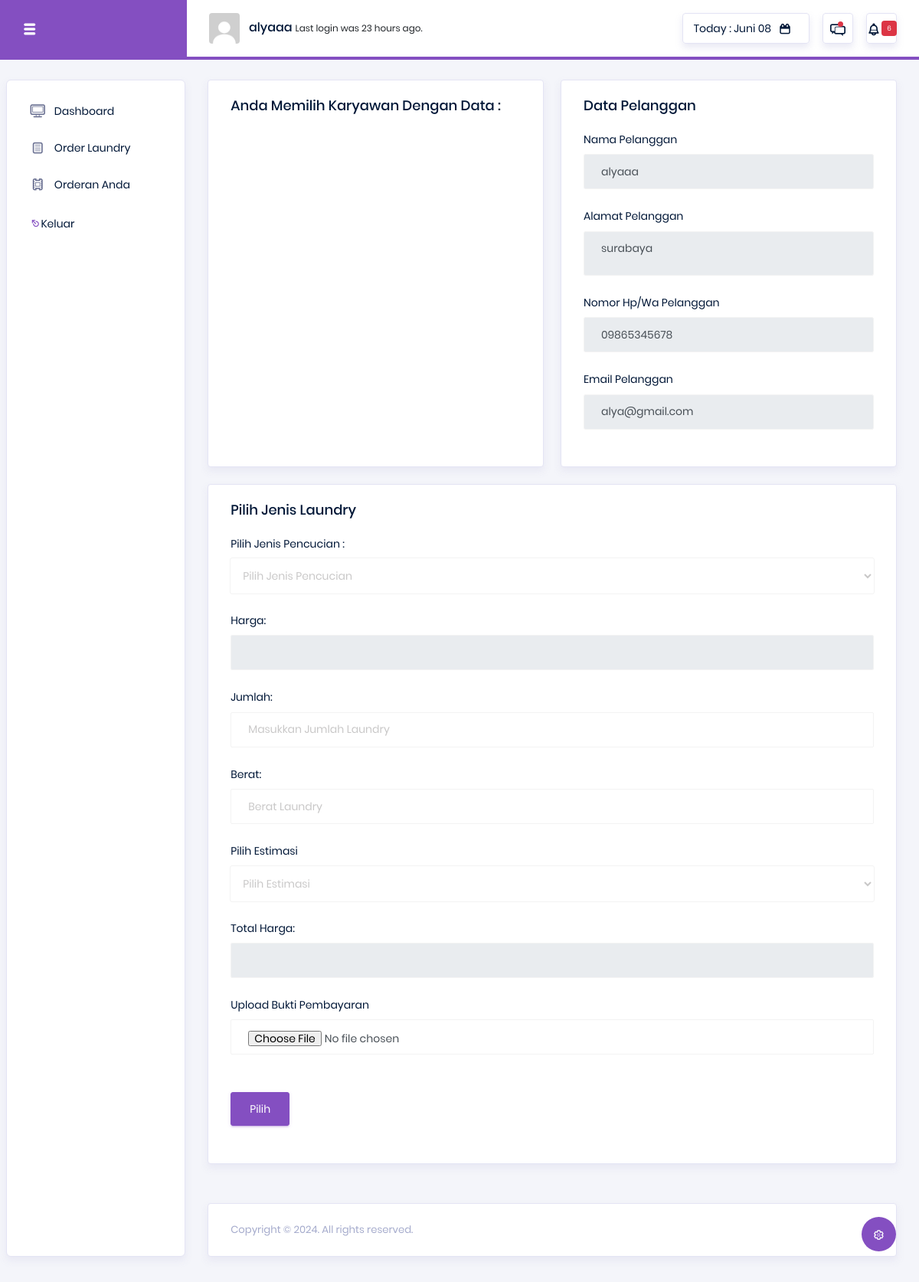
/pelanggan/pilih_kar.php (signed in), run on the app's committed database.
### tables this page shows
CREATE TABLE `tb_pelanggan` (
  `id_pelanggan` int(11) NOT NULL,
  `username_pel` varchar(50) NOT NULL,
  `password_pel` varchar(80) NOT NULL,
  `nama_pelanggan` varchar(50) NOT NULL,
  `alamat` text NOT NULL,
  `nomor_hp` varchar(15) NOT NULL,
  `email` varchar(50) NOT NULL,
  `foto` varchar(100) NOT NULL,
  `last_login` time NOT NULL
);

### pelanggan/notifikasi.php (called while the page is built, shortened)
<?php
include '../koneksi.php';
$idP = $_SESSION['pelanggan'];
$dataP = "SELECT * FROM tb_pelanggan WHERE id_pelanggan='$idP'";
$result = mysqli_query($koneksi, $dataP);
$p = mysqli_fetch_assoc($result);
?>

### pelanggan/pilih_kar.php (the view, shortened to what this page needs)
<?php
include '../koneksi.php';
$idP = $_SESSION['pelanggan'];
$dataP = "SELECT * FROM tb_pelanggan WHERE id_pelanggan='$idP'";
$result = mysqli_query($koneksi, $dataP);
$p = mysqli_fetch_assoc($result);
$query = "SELECT COUNT(*) AS new_notifications FROM tb_order WHERE status_order AND status_notif='belum dilihat' AND pel_id='$idP'";
$notif = mysqli_query($koneksi, $query);
$row = mysqli_fetch_assoc($notif);
$newNotifications = $row['new_notifications'];
?>
<!DOCTYPE html>
<html lang="en">
<head>
  <link rel="stylesheet" href="vendors/typicons/typicons.css">
  <link rel="stylesheet" href="vendors/css/vendor.bundle.base.css">
  <link rel="stylesheet" href="css/vertical-layout-light/style.css">
</head>
<body>
  <div class="container-scroller">
    <nav class="navbar col-lg-12 col-12 p-0 fixed-top d-flex flex-row">
      <div class="navbar-brand-wrapper d-flex justify-content-center">
        <div class="navbar-brand-inner-wrapper d-flex justify-content-between align-items-center w-100">
          <button class="navbar-toggler navbar-toggler align-self-center" type="button" data-toggle="minimize">
            <span class="typcn typcn-th-menu"></span>
          </button>
        </div>
      </div>
      <div class="navbar-menu-wrapper d-flex align-items-center justify-content-end">
        <ul class="navbar-nav mr-lg-2">
          <li class="nav-item nav-profile dropdown">
            <a class="nav-link" href="#" data-toggle="dropdown" id="profileDropdown">
              <img src="pelanggan1/<?php echo $p['foto']; ?>" alt="profile"/>
              <span class="nav-profile-name"><?php echo $p['nama_pelanggan']; ?></span>
            </a>
          </li>
          <li class="nav-item nav-user-status dropdown">
              <p class="mb-0">Last login was 23 hours ago.</p>
          </li>
        </ul>
        <ul class="navbar-nav navbar-nav-right">
          <li class="nav-item nav-date dropdown">
            <a class="nav-link d-flex justify-content-center align-items-center" href="javascript:;">
              <h6 class="date mb-0">Today : <?php include 'tanggal.php'; ?></h6>
              <i class="typcn typcn-calendar"></i>
            </a>
          </li>
          <li class="nav-item dropdown">
            <a class="nav-link count-indicator dropdown-toggle d-flex justify-content-center align-items-center" id="messageDropdown" href="#" data-toggle="dropdown">
              <i class="typcn typcn-messages mx-0"></i>
              <span class="count"></span>
            </a>
          </li>
          <li class="nav-item dropdown mr-0">
            <a class="nav-link count-indicator dropdown-toggle d-flex align-items-center justify-content-center" id="notificationDropdown" href="#" data-toggle="dropdown">
              <i class="typcn typcn-bell mx-0"></i>
              <?php if ($newNotifications > 0) : ?>
                <span class="badge badge-danger" style="font-size: 9px;"><?php echo $newNotifications; ?></span>
              <?php endif; ?>
            </a>
              <?php include 'notifikasi.php'; ?>
          </li>
        </ul>
      </div>
    </nav>
    <div class="container-fluid page-body-wrapper">
      <div class="theme-setting-wrapper">
        <div id="settings-trigger"><i class="typcn typcn-cog-outline"></i></div>
      </div>
      <nav class="sidebar sidebar-offcanvas" id="sidebar">
        <ul class="nav">
          <li class="nav-item">
            <a class="nav-link" href="index.php">
              <i class="typcn typcn-device-desktop menu-icon"></i>
              <span class="menu-title">Dashboard</span>
            </a>
          </li>
          <li class="nav-item">
            <a class="nav-link" href="order.php">
              <i class="typcn typcn-document-text menu-icon"></i>
              <span class="menu-title">Order Laundry</span>
            </a>
          </li>
          <li class="nav-item">
            <a class="nav-link" href="transaksi_oderan.php">
              <i class="typcn typcn-film menu-icon"></i>
              <span class="menu-title">Orderan Anda</span>
            </a>
          </li>
          <li class="nav-item">
            <a class="nav-link" href="keluar.php">
              <i class="typcn typcn-eject text-primary"></i>
              <span class="menu-title">Keluar</span>
            </a>
          </li>
        </ul>
      </nav>
      <div class="main-panel">
        <div class="content-wrapper">
          <div class="row">
            <div class="col-lg-6 grid-margin stretch-card">
              <div class="card">
                <div class="card-body">
                  <h5 class="card-title">Anda Memilih Karyawan Dengan Data :</h5>
                </div>
              </div>
            </div>
            <div class="col-lg-6 grid-margin stretch-card">
              <div class="card">
                <div class="card-body">
                  <h5 class="card-title">Data Pelanggan</h5>
                  <div class="table-responsive">
                    <div class="form-group">
                      <label>Nama Pelanggan</label>
                      <input type="text" class="form-control" value="<?php echo $p['nama_pelanggan']; ?>" readonly>
                    </div>
                    <div class="form-group">
                      <label>Alamat Pelanggan</label>
                      <textarea type="text" class="form-control" readonly><?php echo $p['alamat']; ?></textarea>
                    </div>
                    <div class="form-group">
                      <label>Nomor Hp/Wa Pelanggan</label>
                      <input type="number" class="form-control" value="<?php echo $p['nomor_hp']; ?>" readonly>
                    </div>
                    <div class="form-group">
                      <label>Email Pelanggan</label>
                      <input type="email" class="form-control" value="<?php echo $p['email']; ?>" readonly>
                    </div>
                  </div>
                </div>
              </div>
            </div>
            <div class="col-lg-12 grid-margin stretch-card">
              <div class="card">
                <div class="card-body">
                  <h5 class="card-title">Pilih Jenis Laundry</h5>
                    <form id="itemForm" method="POST" action="proses_order.php">
                      <div class="form-group">
                          <label for="itemSelect">Pilih Jenis Pencucian :</label>
                          <select class="form-control" id="item_select" name="item_id">
                              <option selected disabled>Pilih Jenis Pencucian</option>
                          </select>
                      </div>
                      <div class="form-group">
                          <label for="harga">Harga:</label>
                          <input type="text" class="form-control" id="hargaI" readonly>
                      </div>
                      <div class="form-group">
                          <label for="jumlah">Jumlah:</label>
                          <input type="number" class="form-control" id="jumlah" name="jumlah" placeholder="Masukkan Jumlah Laundry">
                      </div>
                      <div class="form-group">
                        <label for="berat">Berat:</label>
                        <input type="number" class="form-control" id="berat" name="berat" min="0" step="1" required placeholder="Berat Laundry">
                      </div>
                      <div class="form-group">
                        <label>Pilih Estimasi</label>
                        <select class="form-control" id="estimasi" name="estimasi">
                          <option selected disabled>Pilih Estimasi</option>
                        </select>
                      </div>
                      <div class="form-group">
                          <label for="totalHarga">Total Harga:</label>
                          <input type="text" class="form-control" id="total_harga" name="total_harga" readonly>
                      </div>
                      <div class="form-group">
                        <label for="bukti">Upload Bukti Pembayaran</label>
                        <input type="file" class="form-control" name="bukti" id="file_upload" accept="../admin/bukti/*">
                      </div>
                      <div id="diskonMessage"></div><br>
                      <button type="submit" class="btn btn-primary">Pilih</button>
                  </form>
                  <br>
                </div>
              </div>
            </div>
          </div>
        </div>
        <footer class="footer">
            <div class="card">
                <div class="card-body">
                    <div class="d-sm-flex justify-content-center justify-content-sm-between">
                        <span class="text-muted text-center text-sm-left d-block d-sm-inline-block">Copyright © <?php echo date("Y"); ?>. All rights reserved.</span>
                    </div>
                </div>
            </div>
        </footer>
      </div>
    </div>
  </div>
</body>
</html>

### data on the page
tb_pelanggan: foto (picture), nama_pelanggan "alyaaa", alamat "surabaya", nomor_hp "09865345678", email "alya@gmail.com"

### other printed values
$tanggal_format "Juni 08"
$newNotifications "6"
